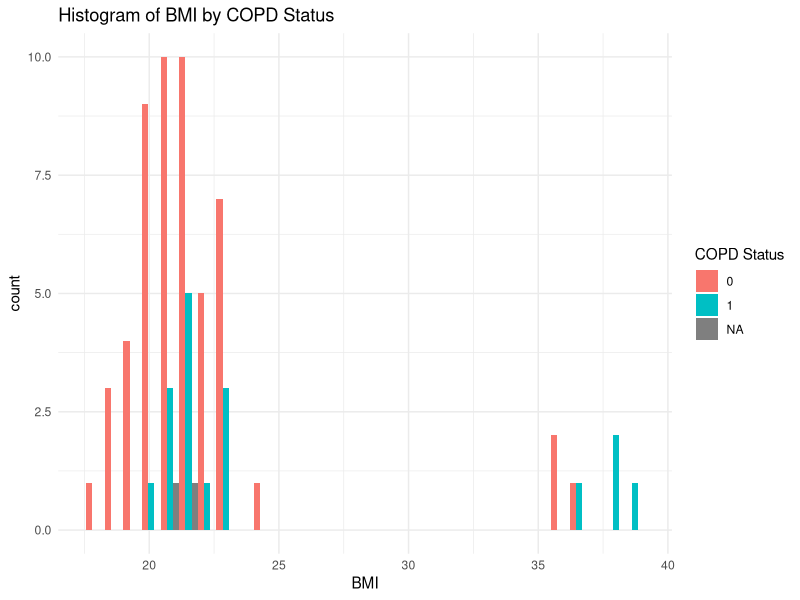
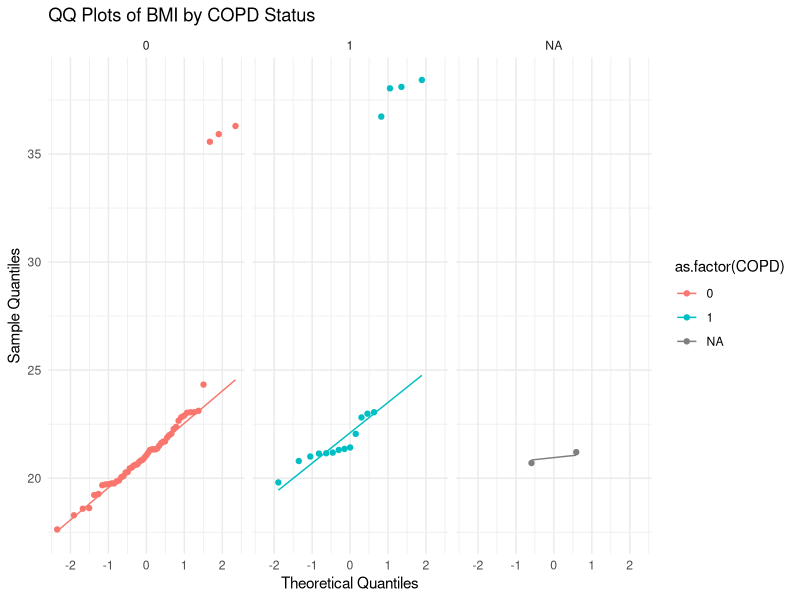

Source code (R) for these figures, in order: (Note: this script raises an error after producing the figures.)
library(readr) 
library(dplyr) 
library(haven) 
lapland <- read_csv("new_lapland.csv") 

#1. One researcher is interested in comparing BMI between individuals with COPD and healthy #individuals. She claims that the BMI differs between these two groups.
# --- Step 1: Define hypotheses ---
# H0: There is no difference in BMI between individuals with COPD and healthy individuals.
# H1: There is a difference in BMI between individuals with COPD and healthy individuals.


#BMI is not directly in the dataset, so I need to calculate it first.
#I recall that BMI = weight (kg) / (height (m))^2
# --- Step 2: Calculate BMI ---
lapland$BMI <- lapland$Weight / (lapland$Height/100)^2
lapland$BMI

# --- Step 3: Check assumptions ---
# I view my data to see if there are any obvious outliers or issues
summary(lapland$BMI)
#Min. 1st Qu.  Median    Mean 3rd Qu.    Max.
#17.63   20.41   21.26   22.62   22.45   38.43
#From the summary, there are some obvious outliers.

# Graphically
library(ggplot2) 
ggplot(lapland, aes(x = BMI, fill = as.factor(COPD))) + 
  geom_histogram(position = "dodge", bins = 30) + 
  labs(title = "Histogram of BMI by COPD Status", x = "BMI", fill = "COPD Status") + 
  theme_minimal()

#The histogram shows that the BMI distribution is not perfectly bell-shaped, supporting the need for the Shapiro-Wilk test.

# (a) Normality (Shapiro-Wilk test)
shapiro.test(lapland$BMI[lapland$COPD == 1])  # COPD group
shapiro.test(lapland$BMI[lapland$COPD == 0])  # Healthy group

#data:  lapland$BMI[lapland$COPD == 1]
#W = 0.64034, p-value = 2.629e-05



#data:  lapland$BMI[lapland$COPD == 0]
#W = 0.60082, p-value = 9.226e-11

# => Both groups are NOT normally distributed. Assumption of t-test is violated.

#Optionally, I can also check normality with QQ plots
ggplot(lapland, aes(sample = BMI, color = as.factor(COPD))) + 
  stat_qq() + 
  stat_qq_line() + 
  facet_wrap(~ COPD) + 
  labs(title = "QQ Plots of BMI by COPD Status", x = "Theoretical Quantiles", y = "Sample Quantiles") + 
  theme_minimal()
#The QQ plots show deviations from the diagonal line, especially in the tails, indicating non-normality.

# I could confirm non-normality with the leveneTest from the car package

# (b) Equality of variances (Levene’s test – more robust than var.test)
car::leveneTest(BMI ~ as.factor(COPD), data = lapland)

# Test did not run at first, so I must install.packages("car") and then library(car)
# I had to convert COPD to a factor for the test to run properly.

#Results
#Levene's Test for Homogeneity of Variance (center = median)
      #Df F value  Pr(>F)  
#group  1  4.0335 0.04858 *
      #68                  
---
#Signif. codes:  0 '***' 0.001 '**' 0.01 '*' 0.05 '.' 0.1 ' ' 1  

# I find it very annoying that R does not have a multiline comment function like Python.
# So I use # for each line.


# Result:
# p ≈ 0.049 < 0.05 → variances differ slightly between groups.
# => Another violation of t-test assumptions.


# Now I have established that both normality and equal variance assumptions are violated.
# Therefore, I cannot trust the results of a two-sample t-test.
# However, I will run the t.test anyway to show how misleading it can be.

# --- Step 4: Run the WRONG test (two-sample t-test) ---
t.test(BMI ~ COPD, data = lapland, var.equal = TRUE)

# Result:
# t = 2.68, p = 0.009265
# If we trusted this, we would conclude BMI differs significantly.
# BUT since normality + variance assumptions fail, this is unreliable.

# --- Step 5: Run the CORRECT test (wilcox.test) ---
wilcox.test(BMI ~ COPD, data = lapland, exact = FALSE)

# Result:
# W = 280, p = 0.01989
# Interpretation: There is a significant difference in BMI distributions
# between COPD and healthy individuals.
# This test is valid because it does not assume normality.

# --- Step 6: Interpretation ---
# The t-test suggested significance (p = 0.009265), but its assumptions were violated.
# The Wilcox test, which is robust to non-normal data,
# also shows significance (p = 0.01989), confirming that BMI differs
# between COPD and healthy groups. This is the test we should report.



#2. A survey was conducted of 175 young adults, classifying their highest level of schooling as 
#graduated from university, graduated from high school, or neither, and classifying their parents as 
#wealthy, middle class, or poor. The results of the survey are summarized in table 1 (Observed 
#Values). Based on the data collected can we conclude that a person’s level of schooling is 
#independent of their parents’ wealth? 
#a) Perform a Chi-Square Test manually. 
#b) Check the result of (a) with the result of chisq.test() function.

#Step 0 > Define hypotheses
#H0: A person’s level of schooling is independent of their parents’ wealth.
#H1: A person’s level of schooling is not independent of their parents’ wealth.

#Step 1 > Create a  matrix of observed values
observed <- matrix(c(20, 15, 10, 40, 25, 20, 8, 14, 23), nrow = 3, byrow = TRUE)
observed

# Here I add row and column names for clarity
colnames(observed) <- c("Wealthy", "Middle class", "Poor")
rownames(observed) <- c("Graduated from university", "Graduated from high school", "Neither")

observed

#Step 2 > Calculate the row totals, column totals, and grand total
row_totals <- rowSums(observed)
col_totals <- colSums(observed)
grand_total <- sum(observed)

print(observed, row_totals, col_totals, grand_total)


#Step 3 > Calculate the expected values
#Here I use a double for loop to calculate the expected values
# I loop over each cell in the observed matrix and apply the formula
# To loop over each cell the i index goes from 1 to number of rows
# and the j index goes from 1 to number of columns
# Expected value = (row total * column total) / grand total
expected <- matrix(0, nrow = nrow(observed), ncol = ncol(observed))
for (i in 1:nrow(observed)) {
  for (j in 1:ncol(observed)) {
    expected[i, j] <- row_totals[i] * col_totals[j] / grand_total
  }
}

print(expected)

#Step 4 > Calculate the degree of freedom
df <- (nrow(observed) - 1) * (ncol(observed) - 1)
print(df)

#Step 5 > Calculate the Chi-Square statistic
chi_square_statistic <- sum(((observed - expected)^2 / expected), na.rm = TRUE)
print(chi_square_statistic)

#Step 6 > Determine the p-value
# p-value manually
p_val_manual <- 1 - pchisq(chi_square_statistic, df)
p_val_manual

# p-value using chisq.test() function
chisq_test_result <- chisq.test(observed)
chisq_test_result$p.value

chisq_test_result
#Conclusion
#Since the p-value (0.0036) is less than the significance level (0.05), we reject the null hypothesis.
#There is enough evidence to suggest that a person's level of schooling is not independent of their parents' wealth.
#There is an association between a person's level of schooling and their parents' wealth.


# Check the working directory, to determine where my files saved to so I can easily find them and submit
getwd()
